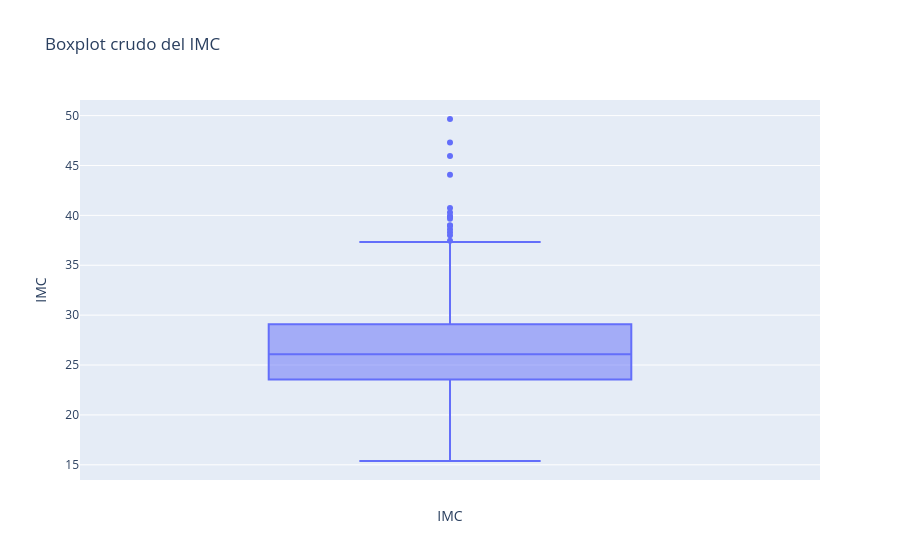
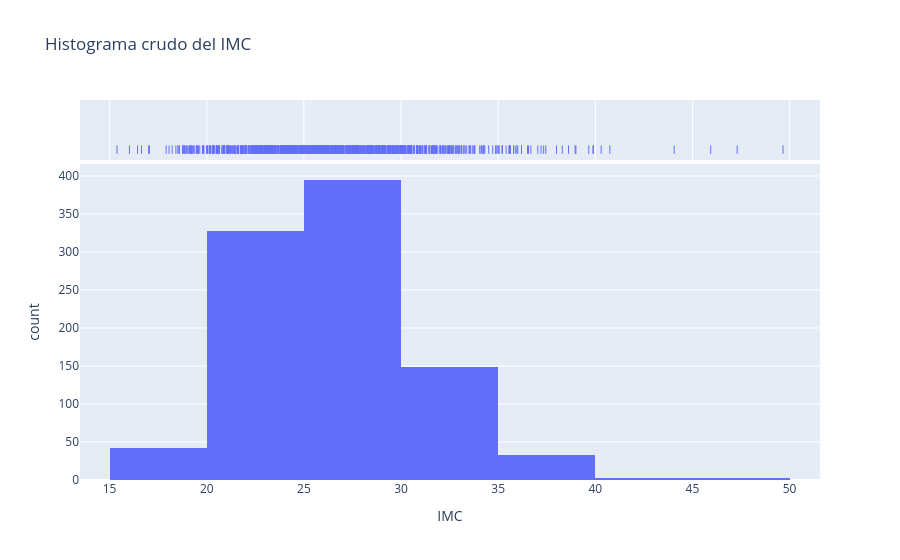
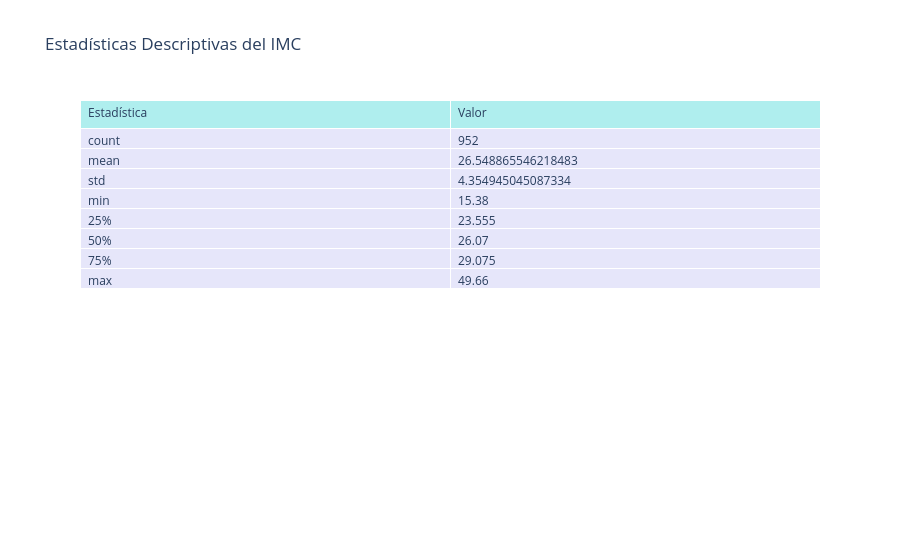
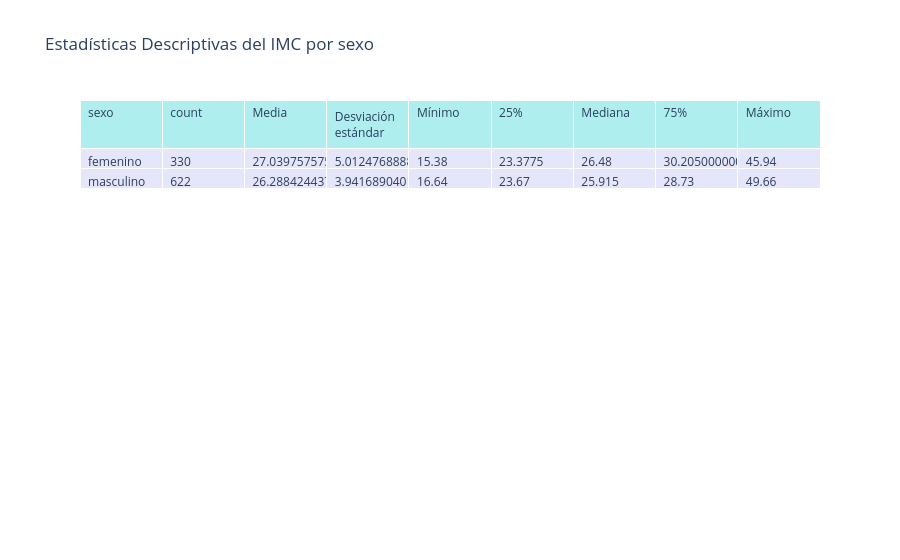

Source (notebook cell) for these figures, in order:
### Markdown cell above
### IMC

### Code cell
intervalos = {
    'IMC': [0, 19.9, 24.9, 29.9, 40, max(datos.datos['IMC'])+1]
}

# Agrupaciones disponibles
agrupaciones = [
    'sexo',
    'tipo_de_afiliacion',
    'escolaridad',
    'diabetes mellitus',
    'hipercolesterolemia',
    'dislipidemia',
    'no_diabeticos_POC_hba1c(%)_controlado',
    'diabeticos_POC_hba1c(%)_controlado', 
    'bajo_peso',
    'normo_peso',
    'sobrepeso',
    'obesidad',
    'perimetro_abdominal_normal',
    'perimetro_abdominal_aumentado',
    'perimetro_abdominal_incremento_sustancial',
    'tension_normal',
    'tension_elevada',
    'tension_alta_nivel_1',
    'tension_alta_nivel_2'
]
def plot_all():
    fig = px.box(datos.datos, y='IMC', title='Boxplot crudo del IMC')
    fig.update_layout(xaxis_title='IMC')
    fig.show()
    fig = px.histogram(datos.datos, x='IMC', nbins=10, title='Histograma crudo del IMC', marginal='rug')
    fig.update_layout(xaxis_title='IMC')
    fig.show()

    # Mostrar tabla descriptiva general
    tabla = datos.datos['IMC'].describe().reset_index()
    tabla.columns = ['Estadística', 'Valor']
    print(tabla)
    fig = go.Figure(data=[go.Table(
        header=dict(values=list(tabla.columns), fill_color='paleturquoise', align='left'),
        cells=dict(values=[tabla[col] for col in tabla.columns], fill_color='lavender', align='left')
    )])
    fig.update_layout(title_text='Estadísticas Descriptivas del IMC')
    fig.show()

    # Graficar IMC por cada agrupación, excluyendo 'lugar_de_procedencia' y 'lugar_de_nacimiento'
    for agrupacion in agrupaciones:
        if agrupacion in ['tipo_de_afiliacion','escolaridad']:
            continue

        # Estadísticas descriptivas por agrupación
        tabla2 = datos.datos.groupby(agrupacion)['IMC'].describe().reset_index()
        tabla2 = tabla2.rename(columns={'mean': 'Media', 'std': 'Desviación estándar', '50%': 'Mediana', 'min': 'Mínimo', 'max': 'Máximo'})
        print(tabla2)
        fig = go.Figure(data=[go.Table(
            header=dict(values=list(tabla2.columns), fill_color='paleturquoise', align='left'),
            cells=dict(values=[tabla2[col] for col in tabla2.columns], fill_color='lavender', align='left')
        )])
        fig.update_layout(title_text=f'Estadísticas Descriptivas del IMC por {agrupacion}')
        fig.show()

        # Boxplot y histograma por agrupación
        fig = px.box(datos.datos, x='IMC', y=agrupacion, title=f'Boxplot del IMC por {agrupacion}')
        fig.update_layout(xaxis_title='IMC')
        fig.show()

        fig = px.histogram(datos.datos, x='IMC', color=agrupacion, nbins=10, title=f'Histograma del IMC por {agrupacion}', marginal='rug')
        fig.update_layout(xaxis_title='IMC')
        fig.show()


    
    datos.datos['IMC_intervalo'] = pd.cut(datos.datos['IMC'], bins=[0, 19.9, 24.9, 29.9, 40.0, 50.66])
    datos.datos['IMC_intervalo'] = datos.datos['IMC_intervalo'].astype(str)

        
    tabla3 = datos.datos.groupby('IMC_intervalo')['IMC'].describe().reset_index()
    tabla3 = tabla3.rename(columns={'mean': 'Media', 'std': 'Desviación estándar', '50%': 'Mediana', 'min': 'Mínimo', 'max': 'Máximo'})
    display(tabla3)
    fig = go.Figure(data=[go.Table(
        header=dict(values=list(tabla3.columns), fill_color='paleturquoise', align='left'),
        cells=dict(values=[tabla3[col] for col in tabla3.columns], fill_color='lavender', align='left')
    )])
    fig.update_layout(title_text='Estadísticas Descriptivas del IMC por Intervalos')
    fig.show()

    orden_intervalos = ['(0.0, 19.9]', '(19.9, 24.9]', '(24.9, 29.9]', '(29.9, 40.0]', '(40.0, 50.66]']
    fig = px.box(datos.datos, x=pd.Categorical(datos.datos['IMC_intervalo'], categories=orden_intervalos, ordered=True), 
                y='IMC', title="Boxplot del IMC por Intervalos", color_discrete_sequence=["blue"])
    fig.update_layout(xaxis_title='Intervalo IMC', yaxis_title='IMC', xaxis={'categoryorder':'array', 'categoryarray':orden_intervalos})
    fig.show()
plot_all()
for agrupacion in ['lugar_de_procedencia', 'lugar_de_nacimiento']:
    tabla_freq = datos.datos[agrupacion].value_counts().reset_index()
    tabla_freq.columns = [agrupacion, 'Frecuencia']
    print(tabla_freq)
    fig = go.Figure(data=[go.Table(
        header=dict(values=list(tabla_freq.columns), fill_color='paleturquoise', align='left'),
        cells=dict(values=[tabla_freq[col] for col in tabla_freq.columns], fill_color='lavender', align='left')
    )])
    fig.update_layout(title_text=f'Tabla de Frecuencias para {agrupacion}')
    fig.show()

### Figure 1 — Plotly figure (JSON) as saved in the notebook; plotly's stock layout.template omitted (floating-point values rounded to 4 significant figures; data arrays with more than 128 entries replaced by an {"elided": "..."} marker saying what was removed)
{"data": [{"alignmentgroup": "True", "hovertemplate": "IMC=%{y}<extra></extra>", "legendgroup": "", "marker": {"color": "#636efa"}, "name": "", "notched": false, "offsetgroup": "", "orientation": "v", "showlegend": false, "type": "box", "x0": " ", "xaxis": "x", "y": {"elided": "953 float values"}, "y0": " ", "yaxis": "y"}], "layout": {"boxmode": "group", "legend": {"tracegroupgap": 0}, "title": {"text": "Boxplot crudo del IMC"}, "xaxis": {"anchor": "y", "domain": [0, 1], "title": {"text": "IMC"}}, "yaxis": {"anchor": "x", "domain": [0, 1], "title": {"text": "IMC"}}}}

### Figure 2 — Plotly figure (JSON) as saved in the notebook; plotly's stock layout.template omitted (floating-point values rounded to 4 significant figures; data arrays with more than 128 entries replaced by an {"elided": "..."} marker saying what was removed)
{"data": [{"alignmentgroup": "True", "bingroup": "x", "hovertemplate": "IMC=%{x}<br>count=%{y}<extra></extra>", "legendgroup": "", "marker": {"color": "#636efa", "pattern": {"shape": ""}}, "name": "", "nbinsx": 10, "offsetgroup": "", "orientation": "v", "showlegend": false, "type": "histogram", "x": {"elided": "953 float values"}, "xaxis": "x", "yaxis": "y"}, {"alignmentgroup": "True", "boxpoints": "all", "fillcolor": "rgba(255,255,255,0)", "hoveron": "points", "hovertemplate": "IMC=%{x}<extra></extra>", "jitter": 0, "legendgroup": "", "line": {"color": "rgba(255,255,255,0)"}, "marker": {"color": "#636efa", "symbol": "line-ns-open"}, "name": "", "offsetgroup": "", "showlegend": false, "type": "box", "x": {"elided": "953 float values"}, "xaxis": "x2", "yaxis": "y2"}], "layout": {"barmode": "relative", "legend": {"tracegroupgap": 0}, "title": {"text": "Histograma crudo del IMC"}, "xaxis": {"anchor": "y", "domain": [0, 1], "title": {"text": "IMC"}}, "xaxis2": {"anchor": "y2", "domain": [0, 1], "matches": "x", "showgrid": true, "showticklabels": false}, "yaxis": {"anchor": "x", "domain": [0, 0.8316], "title": {"text": "count"}}, "yaxis2": {"anchor": "x2", "domain": [0.8416, 1], "matches": "y2", "showgrid": false, "showline": false, "showticklabels": false, "ticks": ""}}}

### Figure 3 — Plotly figure (JSON) as saved in the notebook; plotly's stock layout.template omitted (floating-point values rounded to 4 significant figures)
{"data": [{"cells": {"align": "left", "fill": {"color": "lavender"}, "values": [["count", "mean", "std", "min", "25%", "50%", "75%", "max"], [952, 26.55, 4.355, 15.38, 23.55, 26.07, 29.07, 49.66]]}, "header": {"align": "left", "fill": {"color": "paleturquoise"}, "values": ["Estadística", "Valor"]}, "type": "table"}], "layout": {"title": {"text": "Estadísticas Descriptivas del IMC"}}}

### Figure 4 — Plotly figure (JSON) as saved in the notebook; plotly's stock layout.template omitted (floating-point values rounded to 4 significant figures)
{"data": [{"cells": {"align": "left", "fill": {"color": "lavender"}, "values": [["femenino", "masculino"], [330, 622], [27.04, 26.29], [5.012, 3.942], [15.38, 16.64], [23.38, 23.67], [26.48, 25.91], [30.21, 28.73], [45.94, 49.66]]}, "header": {"align": "left", "fill": {"color": "paleturquoise"}, "values": ["sexo", "count", "Media", "Desviación estándar", "Mínimo", "25%", "Mediana", "75%", "Máximo"]}, "type": "table"}], "layout": {"title": {"text": "Estadísticas Descriptivas del IMC por sexo"}}}
